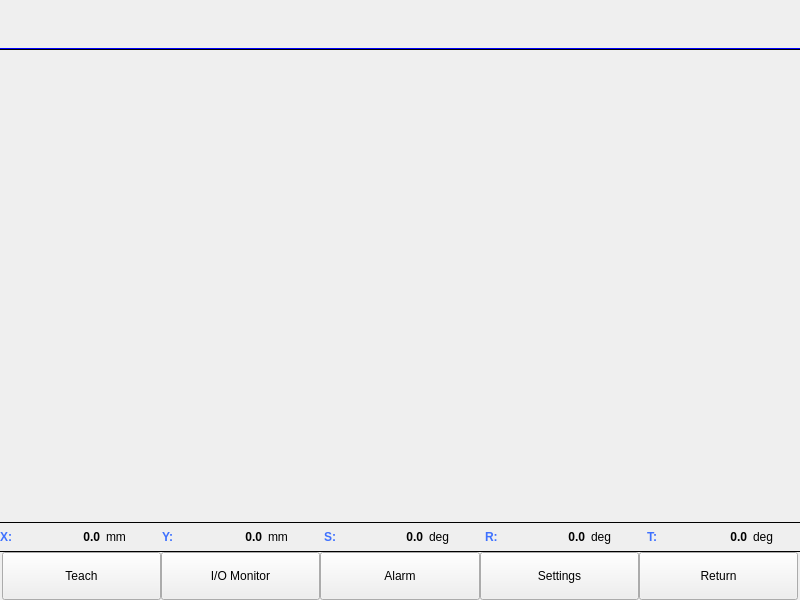
<?xml version="1.0" encoding="UTF-8"?>
<ui version="4.0">
 <class>MainFrame</class>
 <widget class="QWidget" name="MainFrame">
  <property name="geometry">
   <rect>
    <x>0</x>
    <y>0</y>
    <width>800</width>
    <height>600</height>
   </rect>
  </property>
  <property name="maximumSize">
   <size>
    <width>800</width>
    <height>600</height>
   </size>
  </property>
  <property name="windowTitle">
   <string>MainFrame</string>
  </property>
  <layout class="QVBoxLayout" name="verticalLayout">
   <property name="spacing">
    <number>0</number>
   </property>
   <property name="leftMargin">
    <number>0</number>
   </property>
   <property name="topMargin">
    <number>0</number>
   </property>
   <property name="rightMargin">
    <number>0</number>
   </property>
   <property name="bottomMargin">
    <number>0</number>
   </property>
   <item>
    <widget class="QWidget" name="headerContainer" native="true">
     <property name="minimumSize">
      <size>
       <width>0</width>
       <height>48</height>
      </size>
     </property>
    </widget>
   </item>
   <item>
    <widget class="Line" name="line">
     <property name="sizePolicy">
      <sizepolicy hsizetype="Expanding" vsizetype="Preferred">
       <horstretch>0</horstretch>
       <verstretch>0</verstretch>
      </sizepolicy>
     </property>
     <property name="minimumSize">
      <size>
       <width>800</width>
       <height>2</height>
      </size>
     </property>
     <property name="maximumSize">
      <size>
       <width>16777215</width>
       <height>2</height>
      </size>
     </property>
     <property name="styleSheet">
      <string notr="true">background-color: rgb(0, 0, 255);</string>
     </property>
     <property name="frameShadow">
      <enum>QFrame::Plain</enum>
     </property>
     <property name="lineWidth">
      <number>0</number>
     </property>
     <property name="midLineWidth">
      <number>1</number>
     </property>
     <property name="orientation">
      <enum>Qt::Horizontal</enum>
     </property>
    </widget>
   </item>
   <item>
    <widget class="QFrame" name="centerPageFrame">
     <property name="sizePolicy">
      <sizepolicy hsizetype="Preferred" vsizetype="Expanding">
       <horstretch>0</horstretch>
       <verstretch>0</verstretch>
      </sizepolicy>
     </property>
     <property name="maximumSize">
      <size>
       <width>800</width>
       <height>16777215</height>
      </size>
     </property>
     <property name="frameShape">
      <enum>QFrame::NoFrame</enum>
     </property>
     <property name="frameShadow">
      <enum>QFrame::Plain</enum>
     </property>
    </widget>
   </item>
   <item>
    <widget class="Line" name="line_2">
     <property name="sizePolicy">
      <sizepolicy hsizetype="Expanding" vsizetype="Preferred">
       <horstretch>0</horstretch>
       <verstretch>0</verstretch>
      </sizepolicy>
     </property>
     <property name="minimumSize">
      <size>
       <width>800</width>
       <height>1</height>
      </size>
     </property>
     <property name="maximumSize">
      <size>
       <width>16777215</width>
       <height>1</height>
      </size>
     </property>
     <property name="styleSheet">
      <string notr="true">background-color: rgb(0, 0, 255);</string>
     </property>
     <property name="frameShadow">
      <enum>QFrame::Plain</enum>
     </property>
     <property name="lineWidth">
      <number>0</number>
     </property>
     <property name="midLineWidth">
      <number>1</number>
     </property>
     <property name="orientation">
      <enum>Qt::Horizontal</enum>
     </property>
    </widget>
   </item>
   <item>
    <layout class="QHBoxLayout" name="horizontalLayout">
     <item>
      <widget class="QLabel" name="label_7">
       <property name="palette">
        <palette>
         <active>
          <colorrole role="WindowText">
           <brush brushstyle="SolidPattern">
            <color alpha="255">
             <red>62</red>
             <green>113</green>
             <blue>255</blue>
            </color>
           </brush>
          </colorrole>
          <colorrole role="Text">
           <brush brushstyle="SolidPattern">
            <color alpha="255">
             <red>85</red>
             <green>0</green>
             <blue>0</blue>
            </color>
           </brush>
          </colorrole>
         </active>
         <inactive>
          <colorrole role="WindowText">
           <brush brushstyle="SolidPattern">
            <color alpha="255">
             <red>62</red>
             <green>113</green>
             <blue>255</blue>
            </color>
           </brush>
          </colorrole>
          <colorrole role="Text">
           <brush brushstyle="SolidPattern">
            <color alpha="255">
             <red>85</red>
             <green>0</green>
             <blue>0</blue>
            </color>
           </brush>
          </colorrole>
         </inactive>
         <disabled>
          <colorrole role="WindowText">
           <brush brushstyle="SolidPattern">
            <color alpha="255">
             <red>190</red>
             <green>190</green>
             <blue>190</blue>
            </color>
           </brush>
          </colorrole>
          <colorrole role="Text">
           <brush brushstyle="SolidPattern">
            <color alpha="255">
             <red>190</red>
             <green>190</green>
             <blue>190</blue>
            </color>
           </brush>
          </colorrole>
         </disabled>
        </palette>
       </property>
       <property name="font">
        <font>
         <weight>75</weight>
         <bold>true</bold>
        </font>
       </property>
       <property name="autoFillBackground">
        <bool>true</bool>
       </property>
       <property name="text">
        <string>X:</string>
       </property>
      </widget>
     </item>
     <item>
      <widget class="QLabel" name="xCurrentPos">
       <property name="minimumSize">
        <size>
         <width>0</width>
         <height>28</height>
        </size>
       </property>
       <property name="font">
        <font>
         <weight>75</weight>
         <bold>true</bold>
        </font>
       </property>
       <property name="autoFillBackground">
        <bool>false</bool>
       </property>
       <property name="text">
        <string notr="true">0.0</string>
       </property>
       <property name="textFormat">
        <enum>Qt::PlainText</enum>
       </property>
       <property name="alignment">
        <set>Qt::AlignRight|Qt::AlignTrailing|Qt::AlignVCenter</set>
       </property>
      </widget>
     </item>
     <item>
      <widget class="QLabel" name="label_22">
       <property name="minimumSize">
        <size>
         <width>50</width>
         <height>0</height>
        </size>
       </property>
       <property name="text">
        <string>mm</string>
       </property>
      </widget>
     </item>
     <item>
      <widget class="QLabel" name="label_11">
       <property name="palette">
        <palette>
         <active>
          <colorrole role="WindowText">
           <brush brushstyle="SolidPattern">
            <color alpha="255">
             <red>62</red>
             <green>113</green>
             <blue>255</blue>
            </color>
           </brush>
          </colorrole>
          <colorrole role="Text">
           <brush brushstyle="SolidPattern">
            <color alpha="255">
             <red>85</red>
             <green>0</green>
             <blue>0</blue>
            </color>
           </brush>
          </colorrole>
         </active>
         <inactive>
          <colorrole role="WindowText">
           <brush brushstyle="SolidPattern">
            <color alpha="255">
             <red>62</red>
             <green>113</green>
             <blue>255</blue>
            </color>
           </brush>
          </colorrole>
          <colorrole role="Text">
           <brush brushstyle="SolidPattern">
            <color alpha="255">
             <red>85</red>
             <green>0</green>
             <blue>0</blue>
            </color>
           </brush>
          </colorrole>
         </inactive>
         <disabled>
          <colorrole role="WindowText">
           <brush brushstyle="SolidPattern">
            <color alpha="255">
             <red>190</red>
             <green>190</green>
             <blue>190</blue>
            </color>
           </brush>
          </colorrole>
          <colorrole role="Text">
           <brush brushstyle="SolidPattern">
            <color alpha="255">
             <red>190</red>
             <green>190</green>
             <blue>190</blue>
            </color>
           </brush>
          </colorrole>
         </disabled>
        </palette>
       </property>
       <property name="font">
        <font>
         <weight>75</weight>
         <bold>true</bold>
        </font>
       </property>
       <property name="autoFillBackground">
        <bool>true</bool>
       </property>
       <property name="text">
        <string>Y:</string>
       </property>
      </widget>
     </item>
     <item>
      <widget class="QLabel" name="yCurrentPos">
       <property name="font">
        <font>
         <weight>75</weight>
         <bold>true</bold>
        </font>
       </property>
       <property name="autoFillBackground">
        <bool>false</bool>
       </property>
       <property name="text">
        <string notr="true">0.0</string>
       </property>
       <property name="textFormat">
        <enum>Qt::PlainText</enum>
       </property>
       <property name="alignment">
        <set>Qt::AlignRight|Qt::AlignTrailing|Qt::AlignVCenter</set>
       </property>
      </widget>
     </item>
     <item>
      <widget class="QLabel" name="label_9">
       <property name="minimumSize">
        <size>
         <width>50</width>
         <height>0</height>
        </size>
       </property>
       <property name="text">
        <string>mm</string>
       </property>
      </widget>
     </item>
     <item>
      <widget class="QLabel" name="label_17">
       <property name="palette">
        <palette>
         <active>
          <colorrole role="WindowText">
           <brush brushstyle="SolidPattern">
            <color alpha="255">
             <red>62</red>
             <green>113</green>
             <blue>255</blue>
            </color>
           </brush>
          </colorrole>
          <colorrole role="Text">
           <brush brushstyle="SolidPattern">
            <color alpha="255">
             <red>85</red>
             <green>0</green>
             <blue>0</blue>
            </color>
           </brush>
          </colorrole>
         </active>
         <inactive>
          <colorrole role="WindowText">
           <brush brushstyle="SolidPattern">
            <color alpha="255">
             <red>62</red>
             <green>113</green>
             <blue>255</blue>
            </color>
           </brush>
          </colorrole>
          <colorrole role="Text">
           <brush brushstyle="SolidPattern">
            <color alpha="255">
             <red>85</red>
             <green>0</green>
             <blue>0</blue>
            </color>
           </brush>
          </colorrole>
         </inactive>
         <disabled>
          <colorrole role="WindowText">
           <brush brushstyle="SolidPattern">
            <color alpha="255">
             <red>190</red>
             <green>190</green>
             <blue>190</blue>
            </color>
           </brush>
          </colorrole>
          <colorrole role="Text">
           <brush brushstyle="SolidPattern">
            <color alpha="255">
             <red>190</red>
             <green>190</green>
             <blue>190</blue>
            </color>
           </brush>
          </colorrole>
         </disabled>
        </palette>
       </property>
       <property name="font">
        <font>
         <weight>75</weight>
         <bold>true</bold>
        </font>
       </property>
       <property name="autoFillBackground">
        <bool>true</bool>
       </property>
       <property name="text">
        <string>S:</string>
       </property>
      </widget>
     </item>
     <item>
      <widget class="QLabel" name="zCurrentPos">
       <property name="font">
        <font>
         <weight>75</weight>
         <bold>true</bold>
        </font>
       </property>
       <property name="autoFillBackground">
        <bool>false</bool>
       </property>
       <property name="text">
        <string notr="true">0.0</string>
       </property>
       <property name="textFormat">
        <enum>Qt::PlainText</enum>
       </property>
       <property name="alignment">
        <set>Qt::AlignRight|Qt::AlignTrailing|Qt::AlignVCenter</set>
       </property>
      </widget>
     </item>
     <item>
      <widget class="QLabel" name="label_10">
       <property name="minimumSize">
        <size>
         <width>50</width>
         <height>0</height>
        </size>
       </property>
       <property name="text">
        <string>deg</string>
       </property>
      </widget>
     </item>
     <item>
      <widget class="QLabel" name="label_8">
       <property name="palette">
        <palette>
         <active>
          <colorrole role="WindowText">
           <brush brushstyle="SolidPattern">
            <color alpha="255">
             <red>62</red>
             <green>113</green>
             <blue>255</blue>
            </color>
           </brush>
          </colorrole>
          <colorrole role="Text">
           <brush brushstyle="SolidPattern">
            <color alpha="255">
             <red>85</red>
             <green>0</green>
             <blue>0</blue>
            </color>
           </brush>
          </colorrole>
         </active>
         <inactive>
          <colorrole role="WindowText">
           <brush brushstyle="SolidPattern">
            <color alpha="255">
             <red>62</red>
             <green>113</green>
             <blue>255</blue>
            </color>
           </brush>
          </colorrole>
          <colorrole role="Text">
           <brush brushstyle="SolidPattern">
            <color alpha="255">
             <red>85</red>
             <green>0</green>
             <blue>0</blue>
            </color>
           </brush>
          </colorrole>
         </inactive>
         <disabled>
          <colorrole role="WindowText">
           <brush brushstyle="SolidPattern">
            <color alpha="255">
             <red>190</red>
             <green>190</green>
             <blue>190</blue>
            </color>
           </brush>
          </colorrole>
          <colorrole role="Text">
           <brush brushstyle="SolidPattern">
            <color alpha="255">
             <red>190</red>
             <green>190</green>
             <blue>190</blue>
            </color>
           </brush>
          </colorrole>
         </disabled>
        </palette>
       </property>
       <property name="font">
        <font>
         <weight>75</weight>
         <bold>true</bold>
        </font>
       </property>
       <property name="autoFillBackground">
        <bool>true</bool>
       </property>
       <property name="text">
        <string>R:</string>
       </property>
      </widget>
     </item>
     <item>
      <widget class="QLabel" name="rCurrentPos">
       <property name="font">
        <font>
         <weight>75</weight>
         <bold>true</bold>
        </font>
       </property>
       <property name="autoFillBackground">
        <bool>false</bool>
       </property>
       <property name="text">
        <string notr="true">0.0</string>
       </property>
       <property name="textFormat">
        <enum>Qt::PlainText</enum>
       </property>
       <property name="alignment">
        <set>Qt::AlignRight|Qt::AlignTrailing|Qt::AlignVCenter</set>
       </property>
      </widget>
     </item>
     <item>
      <widget class="QLabel" name="label_14">
       <property name="minimumSize">
        <size>
         <width>50</width>
         <height>0</height>
        </size>
       </property>
       <property name="text">
        <string>deg</string>
       </property>
      </widget>
     </item>
     <item>
      <widget class="QLabel" name="label_20">
       <property name="palette">
        <palette>
         <active>
          <colorrole role="WindowText">
           <brush brushstyle="SolidPattern">
            <color alpha="255">
             <red>62</red>
             <green>113</green>
             <blue>255</blue>
            </color>
           </brush>
          </colorrole>
          <colorrole role="Text">
           <brush brushstyle="SolidPattern">
            <color alpha="255">
             <red>85</red>
             <green>0</green>
             <blue>0</blue>
            </color>
           </brush>
          </colorrole>
         </active>
         <inactive>
          <colorrole role="WindowText">
           <brush brushstyle="SolidPattern">
            <color alpha="255">
             <red>62</red>
             <green>113</green>
             <blue>255</blue>
            </color>
           </brush>
          </colorrole>
          <colorrole role="Text">
           <brush brushstyle="SolidPattern">
            <color alpha="255">
             <red>85</red>
             <green>0</green>
             <blue>0</blue>
            </color>
           </brush>
          </colorrole>
         </inactive>
         <disabled>
          <colorrole role="WindowText">
           <brush brushstyle="SolidPattern">
            <color alpha="255">
             <red>190</red>
             <green>190</green>
             <blue>190</blue>
            </color>
           </brush>
          </colorrole>
          <colorrole role="Text">
           <brush brushstyle="SolidPattern">
            <color alpha="255">
             <red>190</red>
             <green>190</green>
             <blue>190</blue>
            </color>
           </brush>
          </colorrole>
         </disabled>
        </palette>
       </property>
       <property name="font">
        <font>
         <weight>75</weight>
         <bold>true</bold>
        </font>
       </property>
       <property name="autoFillBackground">
        <bool>true</bool>
       </property>
       <property name="text">
        <string>T:</string>
       </property>
      </widget>
     </item>
     <item>
      <widget class="QLabel" name="tCurrentPos">
       <property name="font">
        <font>
         <weight>75</weight>
         <bold>true</bold>
        </font>
       </property>
       <property name="autoFillBackground">
        <bool>false</bool>
       </property>
       <property name="text">
        <string notr="true">0.0</string>
       </property>
       <property name="textFormat">
        <enum>Qt::PlainText</enum>
       </property>
       <property name="alignment">
        <set>Qt::AlignRight|Qt::AlignTrailing|Qt::AlignVCenter</set>
       </property>
      </widget>
     </item>
     <item>
      <widget class="QLabel" name="label_19">
       <property name="text">
        <string>deg</string>
       </property>
      </widget>
     </item>
    </layout>
   </item>
   <item>
    <widget class="Line" name="line_4">
     <property name="sizePolicy">
      <sizepolicy hsizetype="Expanding" vsizetype="Preferred">
       <horstretch>0</horstretch>
       <verstretch>0</verstretch>
      </sizepolicy>
     </property>
     <property name="minimumSize">
      <size>
       <width>800</width>
       <height>1</height>
      </size>
     </property>
     <property name="maximumSize">
      <size>
       <width>16777215</width>
       <height>1</height>
      </size>
     </property>
     <property name="styleSheet">
      <string notr="true">background-color: rgb(0, 0, 255);</string>
     </property>
     <property name="frameShadow">
      <enum>QFrame::Plain</enum>
     </property>
     <property name="lineWidth">
      <number>0</number>
     </property>
     <property name="midLineWidth">
      <number>1</number>
     </property>
     <property name="orientation">
      <enum>Qt::Horizontal</enum>
     </property>
    </widget>
   </item>
   <item>
    <widget class="ICCycleTimeAndFinishedFrame" name="cycleTimeAndFinistWidget">
     <property name="frameShape">
      <enum>QFrame::NoFrame</enum>
     </property>
     <property name="frameShadow">
      <enum>QFrame::Plain</enum>
     </property>
     <zorder>centerPageFrame</zorder>
    </widget>
   </item>
   <item>
    <layout class="QHBoxLayout" name="categoryButtonLayout">
     <property name="spacing">
      <number>0</number>
     </property>
     <property name="leftMargin">
      <number>2</number>
     </property>
     <property name="rightMargin">
      <number>2</number>
     </property>
     <item>
      <widget class="QPushButton" name="teachButton">
       <property name="minimumSize">
        <size>
         <width>0</width>
         <height>48</height>
        </size>
       </property>
       <property name="text">
        <string>Teach</string>
       </property>
      </widget>
     </item>
     <item>
      <widget class="QPushButton" name="ioMonitorButton">
       <property name="sizePolicy">
        <sizepolicy hsizetype="Minimum" vsizetype="Preferred">
         <horstretch>0</horstretch>
         <verstretch>0</verstretch>
        </sizepolicy>
       </property>
       <property name="minimumSize">
        <size>
         <width>0</width>
         <height>32</height>
        </size>
       </property>
       <property name="text">
        <string>I/O Monitor</string>
       </property>
      </widget>
     </item>
     <item>
      <widget class="QPushButton" name="alarmButton">
       <property name="sizePolicy">
        <sizepolicy hsizetype="Minimum" vsizetype="Preferred">
         <horstretch>0</horstretch>
         <verstretch>0</verstretch>
        </sizepolicy>
       </property>
       <property name="minimumSize">
        <size>
         <width>0</width>
         <height>32</height>
        </size>
       </property>
       <property name="text">
        <string>Alarm</string>
       </property>
      </widget>
     </item>
     <item>
      <widget class="QPushButton" name="settingsButton">
       <property name="sizePolicy">
        <sizepolicy hsizetype="Minimum" vsizetype="Preferred">
         <horstretch>0</horstretch>
         <verstretch>0</verstretch>
        </sizepolicy>
       </property>
       <property name="minimumSize">
        <size>
         <width>0</width>
         <height>32</height>
        </size>
       </property>
       <property name="text">
        <string>Settings</string>
       </property>
      </widget>
     </item>
     <item>
      <widget class="QPushButton" name="returnButton">
       <property name="sizePolicy">
        <sizepolicy hsizetype="Minimum" vsizetype="Preferred">
         <horstretch>0</horstretch>
         <verstretch>0</verstretch>
        </sizepolicy>
       </property>
       <property name="minimumSize">
        <size>
         <width>0</width>
         <height>32</height>
        </size>
       </property>
       <property name="text">
        <string>Return</string>
       </property>
      </widget>
     </item>
    </layout>
   </item>
  </layout>
 </widget>
 <layoutdefault spacing="6" margin="11"/>
 <customwidgets>
  <customwidget>
   <class>ICCycleTimeAndFinishedFrame</class>
   <extends>QFrame</extends>
   <header>iccycletimeandfinishedframe.h</header>
   <container>1</container>
  </customwidget>
 </customwidgets>
 <resources/>
 <connections/>
</ui>
